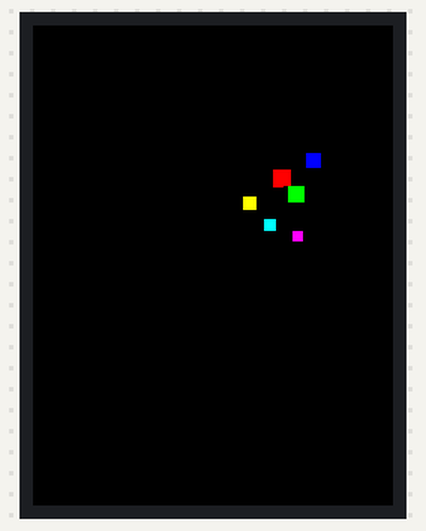
This program was run on a simulated MicroPython board. On the bench: 240×320 colour display. Random numbers come from a fixed seed; library files of the repository ran but are not shown: ili9341.py, xpt2046.py.

Above: at 0.89 s.
At 3.3 s:
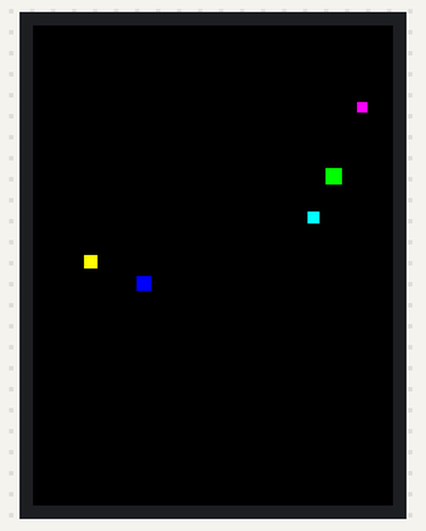
At 6.0 s:
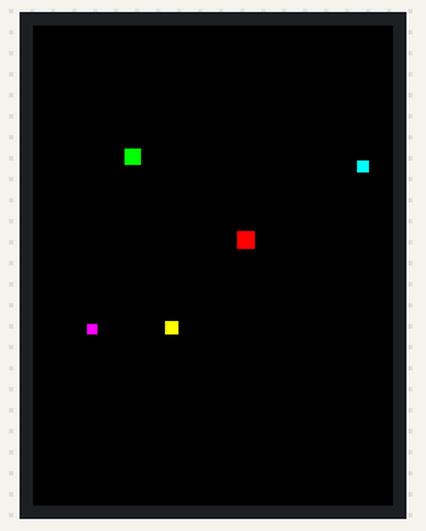
At 11.11 s:
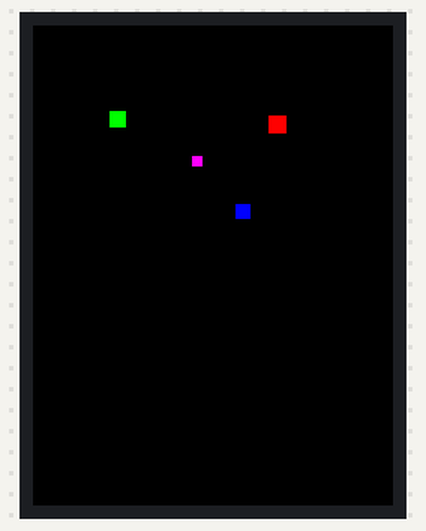
At 16.22 s:
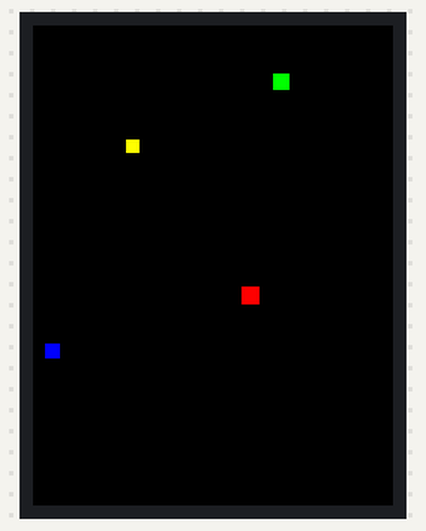
At 21.62 s:
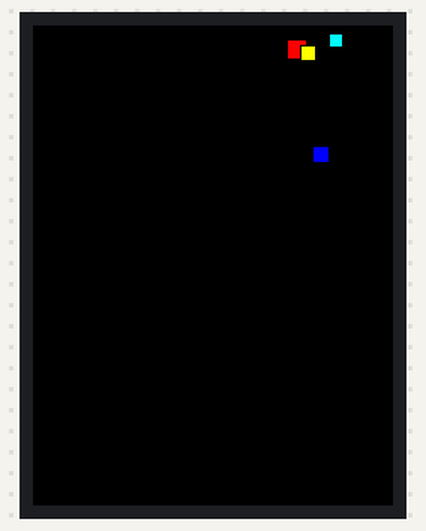

The program:

demo_bouncing_boxes.py
```python
"""ILI9341 demo (bouncing boxes)."""
from machine import Pin, SPI
from random import random, seed
from ili9341 import Display, color565
from utime import sleep_us, ticks_cpu, ticks_us, ticks_diff
import mySetupX

class Box(object):
    """Bouncing box."""

    def __init__(self, screen_width, screen_height, size, display, color):
        """Initialize box.

        Args:
            screen_width (int): Width of screen.
            screen_height (int): Width of height.
            size (int): Square side length.
            display (ILI9341): display object.
            color (int): RGB565 color value.
        """
        self.size = size
        self.w = screen_width
        self.h = screen_height
        self.display = display
        self.color = color
        # Generate non-zero random speeds between -5.0 and 5.0
        seed(ticks_cpu())
        r = random() * 10.0
        self.x_speed = 5.0 - r if r < 5.0 else r - 10.0
        r = random() * 10.0
        self.y_speed = 5.0 - r if r < 5.0 else r - 10.0

        self.x = self.w / 2.0
        self.y = self.h / 2.0
        self.prev_x = self.x
        self.prev_y = self.y

    def update_pos(self):
        """Update box position and speed."""
        x = self.x
        y = self.y
        size = self.size
        w = self.w
        h = self.h
        x_speed = abs(self.x_speed)
        y_speed = abs(self.y_speed)
        self.prev_x = x
        self.prev_y = y

        if x + size >= w - x_speed:
            self.x_speed = -x_speed
        elif x - size <= x_speed + 1:
            self.x_speed = x_speed

        if y + size >= h - y_speed:
            self.y_speed = -y_speed
        elif y - size <= y_speed + 1:
            self.y_speed = y_speed

        self.x = x + self.x_speed
        self.y = y + self.y_speed

    def draw(self):
        """Draw box."""
        x = int(self.x)
        y = int(self.y)
        size = self.size
        prev_x = int(self.prev_x)
        prev_y = int(self.prev_y)
        self.display.fill_hrect(prev_x - size,
                                prev_y - size,
                                size, size, 0)
        self.display.fill_hrect(x - size,
                                y - size,
                                size, size, self.color)


def test():
    """Bouncing box."""
    try:
        # Baud rate of 40000000 seems about the max
        #spi = SPI(1, baudrate=40000000, sck=Pin(14), mosi=Pin(13))
        #display = Display(spi, dc=Pin(4), cs=Pin(16), rst=Pin(17))
        display = mySetupX.createMyDisplay()

        display.clear()

        colors = [color565(255, 0, 0),
                  color565(0, 255, 0),
                  color565(0, 0, 255),
                  color565(255, 255, 0),
                  color565(0, 255, 255),
                  color565(255, 0, 255)]
        sizes = [12, 11, 10, 9, 8, 7]
        boxes = [Box(319, 239, sizes[i], display,
                 colors[i]) for i in range(6)]

        while True:
            timer = ticks_us()
            for b in boxes:
                b.update_pos()
                b.draw()
            # Attempt to set framerate to 30 FPS
            timer_dif = 33333 - ticks_diff(ticks_us(), timer)
            if timer_dif > 0:
                sleep_us(timer_dif)

    except KeyboardInterrupt:
        display.cleanup()


test()
```

mySetupX.py
```python
from ili9341 import Display
from machine import Pin, SPI
from xpt2046 import Touch

TFT_CLK_PIN = const(6)
TFT_MOSI_PIN = const(7)

TFT_CS_PIN = const(13)
TFT_RST_PIN = const(14)
TFT_DC_PIN = const(15)

XPT_CLK_PIN = const(10)
XPT_MOSI_PIN = const(11)
XPT_MISO_PIN = const(8)

XPT_CS_PIN = const(12)
XPT_INT = const(0)

def createMyDisplay():
    spiTFT = SPI(0, baudrate=40000000, sck=Pin(TFT_CLK_PIN), mosi=Pin(TFT_MOSI_PIN))
    display = Display(spiTFT,
                      dc=Pin(TFT_DC_PIN), cs=Pin(TFT_CS_PIN), rst=Pin(TFT_RST_PIN),
                      width=320, height=240)
    return display

def createXPT(touch_handler):
    spiXPT = SPI(1, baudrate=1000000,
                 sck=Pin(XPT_CLK_PIN), mosi=Pin(XPT_MOSI_PIN), miso=Pin(XPT_MISO_PIN))

    # xpt = Touch(spiXPT, cs=Pin(XPT_CS_PIN), int_pin=Pin(XPT_INT),
    #             int_handler=touch_handler, x_min=219, x_max=1837, y_min=138, y_max=1895,
    #             width=320, height=240)
    xpt = Touch(spiXPT, cs=Pin(XPT_CS_PIN), int_pin=Pin(XPT_INT),
                int_handler=touch_handler, x_min=300, x_max=1807, y_min=210, y_max=1770,
                width=320, height=240)

    return xpt
```
